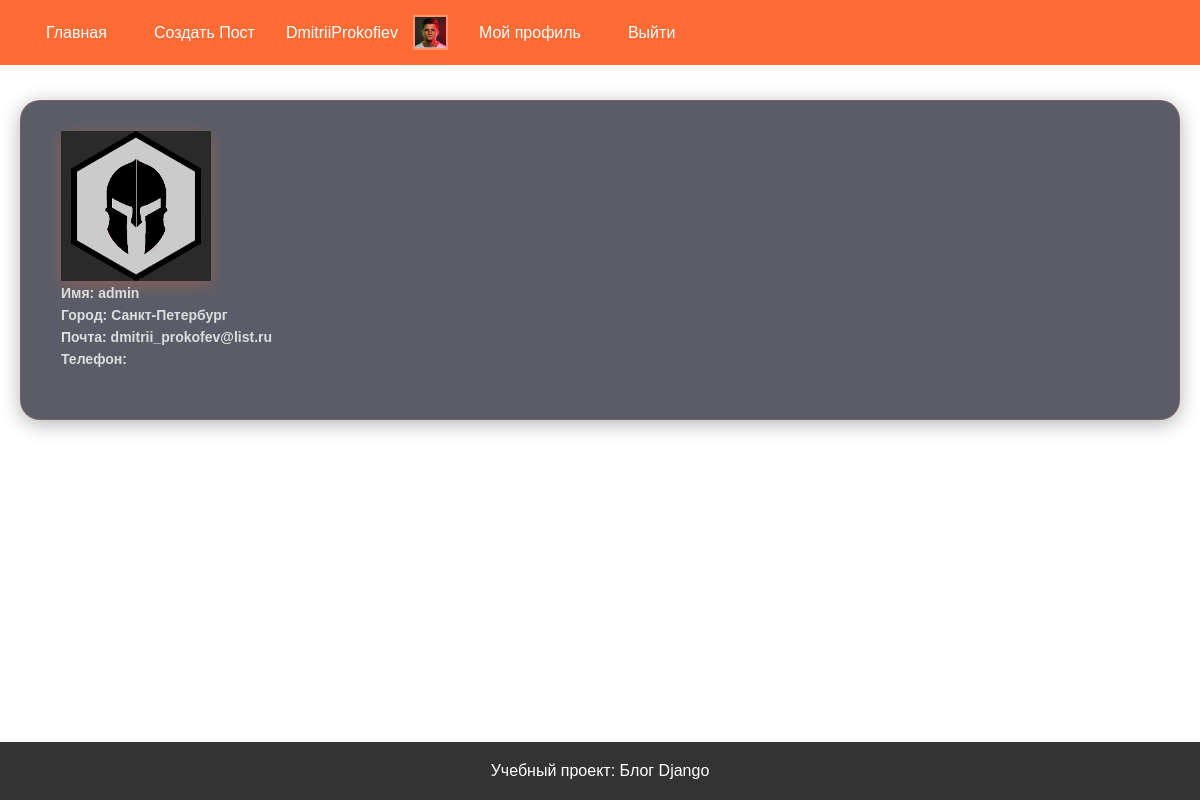
The app's page /users/profile/4 (signed in) with its own data.
### users/models.py (models this page shows, shortened)
class CustomUser(AbstractUser):
    phone = models.CharField('телефон',max_length=100, blank=True)
    city = models.CharField('город',max_length=100,blank=True,)
    avatar = models.ImageField('аватар', upload_to='avatars/', blank=True, null=True)

### users/views.py (the view)
# urls.py: path('profile/<int:pk>', views.profile_view, name="profile"),
def profile_view(request, pk):
    User = get_user_model()
    user = get_object_or_404(User,id=pk)
    posts = Post.objects.filter(author=user)
    context = {
        'profile': user,
        'posts': posts,
    }
    return render(request, 'users/profile.html', context)

### templates/users/profile.html (shortened to what this page needs)
{% extends 'base.html' %}
{% block content %}
<form method="get">
    <div class="profile">
        <div class="avatar-container">
        {% if profile.avatar %}
            <img src="{{ profile.avatar.url }}" alt="Аватар пользователя" class="avatar">
        {% else %}
            <p>Аватар отсутствует</p>
        {% endif %}
        </div>
        <div class="form-group">
            <label for="{{ field.id_for_label }}">Имя: {{ profile.username }} </label>
            <label for="{{ field.id_for_label }}">Город: {{ profile.city }} </label>
            <label for="{{ field.id_for_label }}">Почта: {{ profile.email }} </label>
            <label for="{{ field.id_for_label }}">Телефон: {{ profile.phone }} </label>
        </div>
    </div>
</form>
{% endblock %}

### templates/base.html (shortened to what this page needs)
{% load static %}
<!DOCTYPE html>
<html lang="ru">
<head>
    <link rel="stylesheet" href="{% static 'css/style.css' %}">
</head>
<body>
    <header>
        <nav>
            <a href="{% url 'blog:post_list' %}">Главная</a>
            <a href="{% url 'blog:post_create' %}">Создать Пост</a>
            {% if user.is_authenticated %}
                <span>{{ user.username }}</span>
                <div class="avatar-header">
                    {% if user.avatar %}
                        <img src="{{ user.avatar.url }}" alt="Аватар пользователя" class="avatar">
                    {% endif %}
                </div>
                <a href="{% url 'users:account' %}">Мой профиль</a>
                <a href="{% url 'users:logout' %}">Выйти</a>
            {% else %}
                <a href="{% url 'users:login' %}">Войти</a>
                <a href="{% url 'users:register' %}">Регистрация</a>
            {% endif %}
        </nav>
    </header>
    <main>
        <div class="PageContent">
           {% block content %}
           {% endblock %}
        </div>
    </main>
    <footer>
        <p>Учебный проект: Блог Django</p>
    </footer>
</body>
</html>

### static/css/style.css (style rules this page uses)
* { margin: 0; padding: 0; box-sizing: border-box; }
html, body { height: 100%; }
body { font-family: Arial, sans-serif; display: flex; flex-direction: column; }
header { background: #FF6B35; display: flex; align-items: center; justify-content: space-between; padding: 15px 30px; position: fixed; top: 0; left: 0; width: 100%; z-index: 1000; }
header a { color: white; text-decoration: none; font-size: 16px; }
header nav { display: flex; align-items: center; gap: 15px; }
header nav a { color: white; padding: 8px 16px; border-radius: 4px; }
header nav span { color: white; }
.avatar-header { width: 35px; height: 35px; overflow: hidden; border: 2px solid rgba(255, 255, 255, 0.3); flex-shrink: 0; }
.avatar-header img { width: 100%; height: 100%; object-fit: cover; }
main { flex: 1; padding: 80px 20px 20px; max-width: 1200px; margin: 0 auto; width: 100%; }
.PageContent { max-width: 1200px; width: 100%; margin: 20px auto; padding: 30px 40px; background: rgba(20, 25, 40, 0.7); border-radius: 20px; border: 1px solid rgba(255, 107, 53, 0.2); box-shadow: 0 4px 20px rgba(0, 0, 0, 0.3); transition: all 0.3s ease; }
.avatar { width: 150px; height: 150px; object-fit: cover; box-shadow: 0 4px 15px rgba(255, 107, 53, 0.3); background: #2a2a2a; }
.form-group { margin-bottom: 16px; display: flex; flex-direction: column; }
.form-group label { font-weight: 600; color: #ddd; margin-bottom: 6px; font-size: 14px; }
footer { background: #333; color: white; text-align: center; padding: 20px; width: 100%; }

### records on screen
CustomUser: username "DmitriiProkofiev", avatar (picture)
CustomUser: avatar (picture), username "admin", city "Санкт-Петербург", email "dmitrii_prokofev@list.ru"
